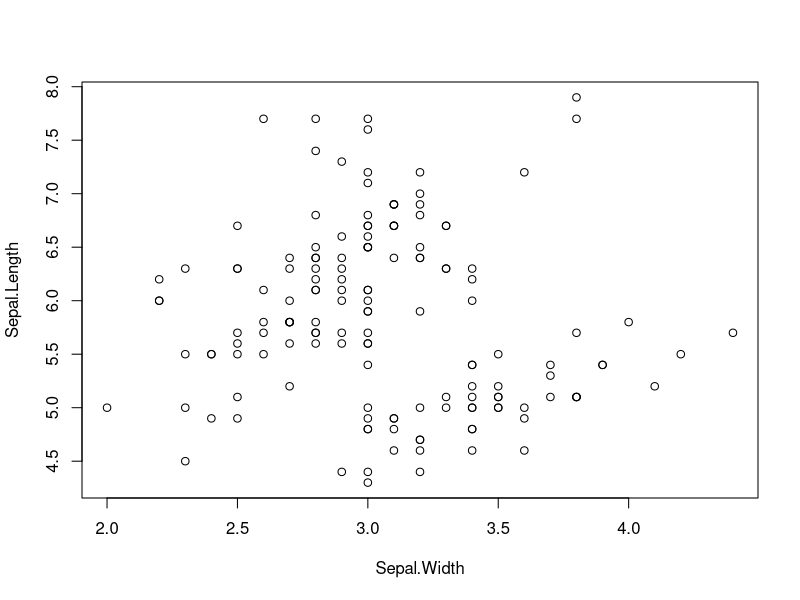
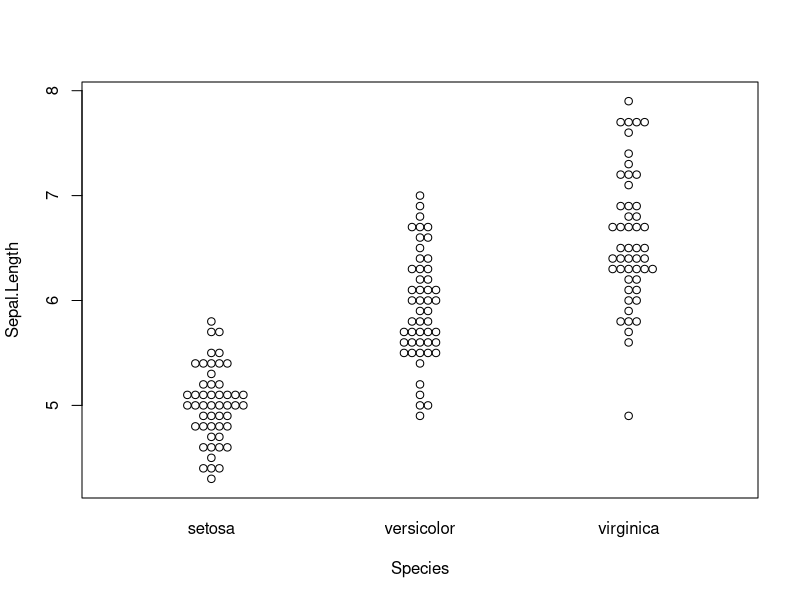
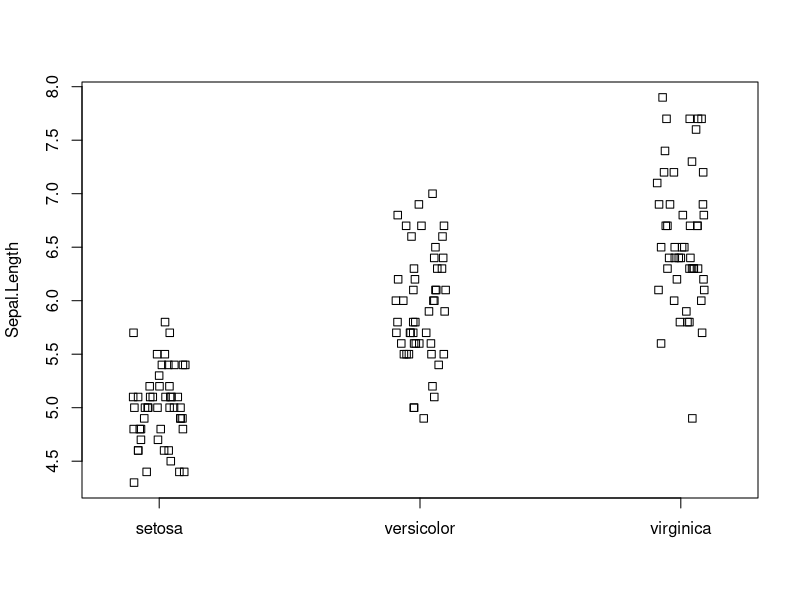
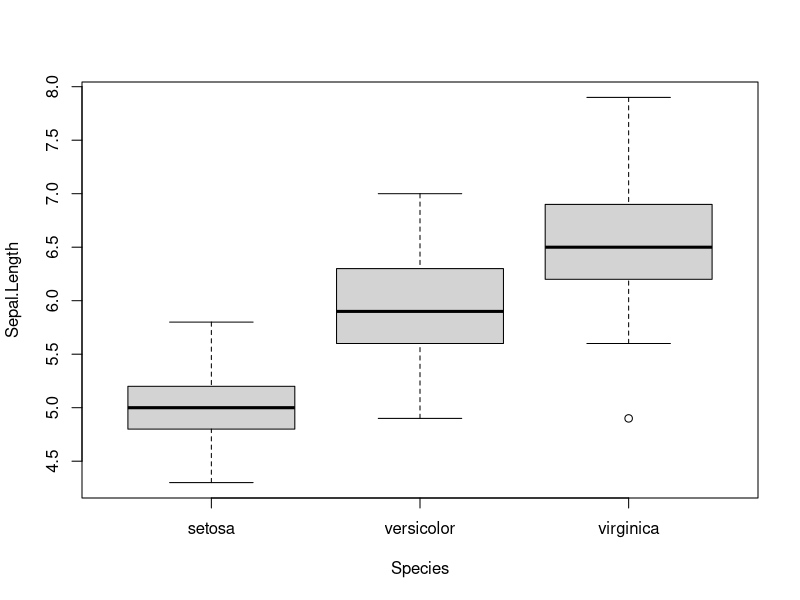
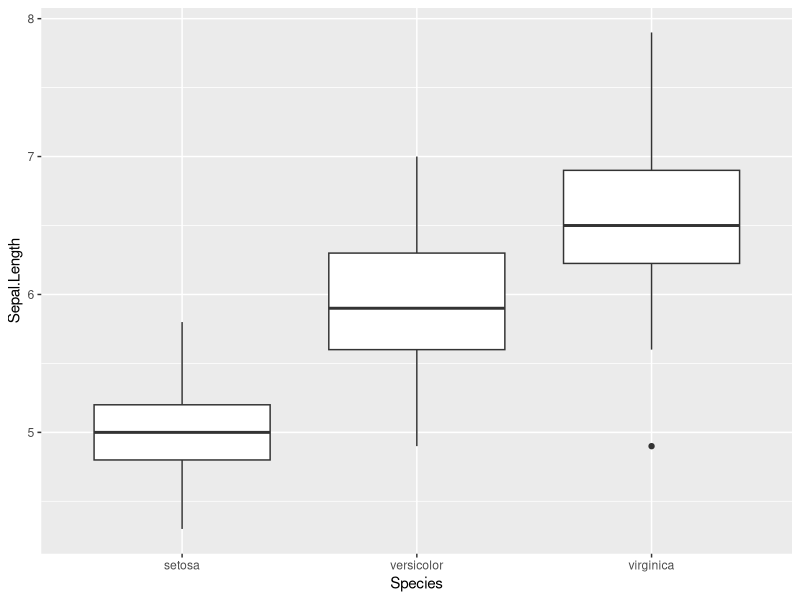
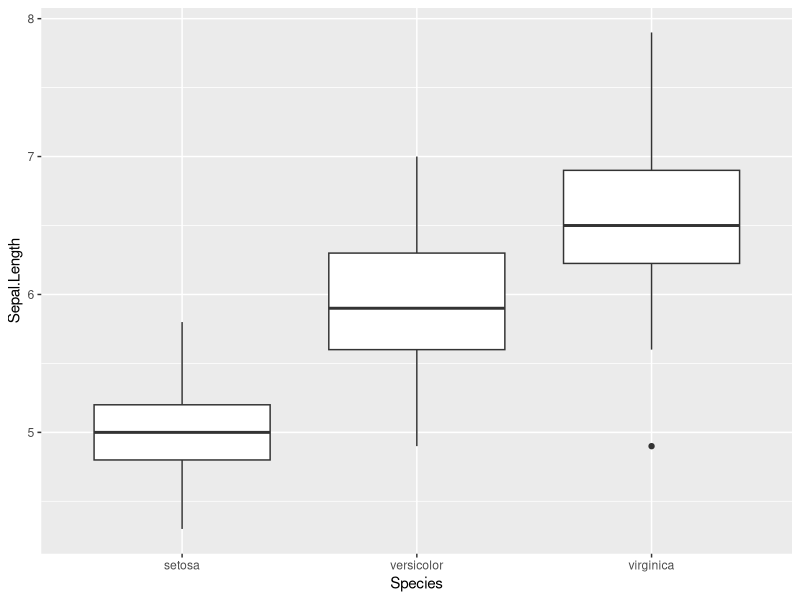
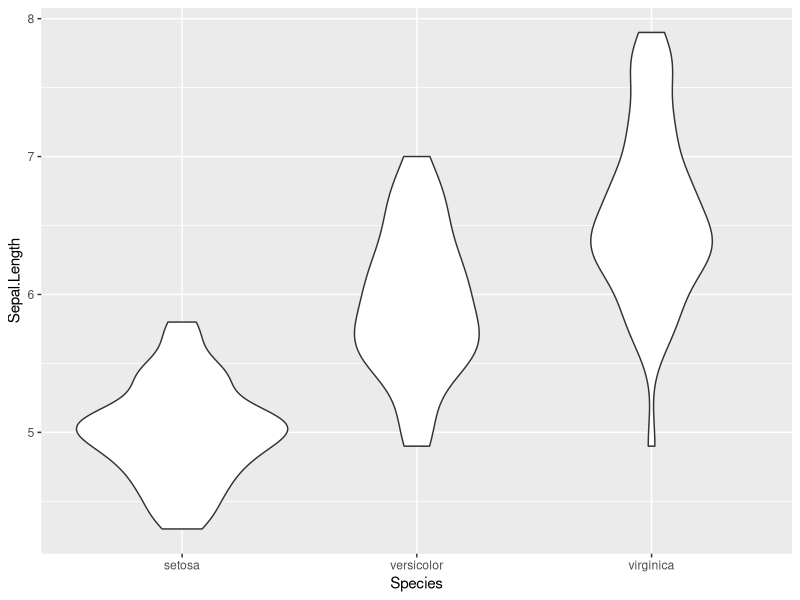

Reproduce these figures in R, in order.
## ---- chunk 1
knitr::opts_chunk$set(fig.width=6, fig.height=4)
library(beeswarm)
library(ggplot2)
library(cowplot)
## ---- chunk 2
plot(Sepal.Length ~ Sepal.Width, data = iris)
## ---- chunk 3
beeswarm(Sepal.Length ~ Species, 
         data = iris)
## ---- chunk 4
stripchart(Sepal.Length ~ Species, 
           data = iris, 
           vertical = TRUE, 
           method="jitter")
## ---- chunk 5
boxplot(Sepal.Length ~ Species, 
           data = iris, 
           vertical = TRUE, 
           method="jitter")
## ---- chunk 6
qplot(data = iris, 
      y = Sepal.Length,
      x = Species,
      geom = "boxplot")
## ---- chunk 7
ggplot(data = iris,
       aes(y = Sepal.Length,
           x = Species)) +
  geom_boxplot()
## ---- chunk 8
ggplot(data = iris,
       aes(y = Sepal.Length,
           x = Species)) +
  geom_violin()
